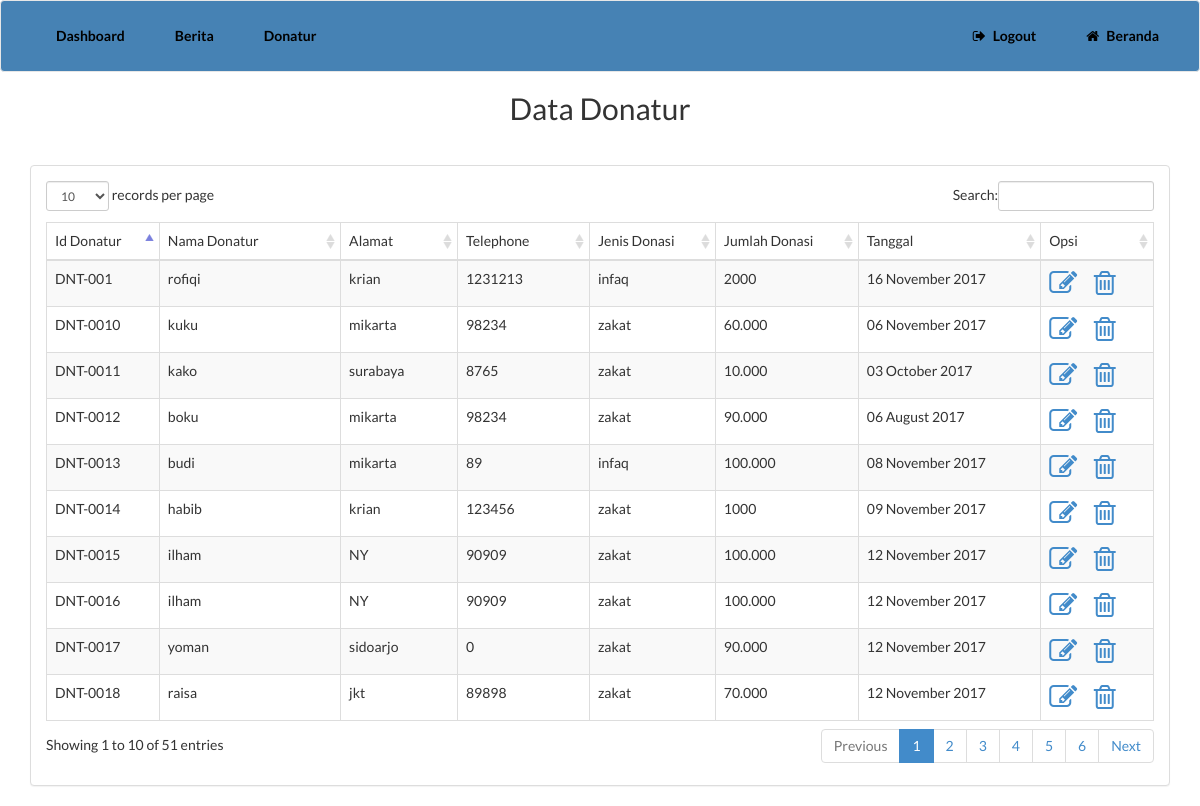
The page /administrator/admin/donatur.php (signed in) on the database its author committed.
### tables this page shows
CREATE TABLE IF NOT EXISTS `donatur` (
  `id_donatur` int(10) NOT NULL AUTO_INCREMENT,
  `nama` varchar(50) NOT NULL,
  `alamat` varchar(255) NOT NULL,
  `telephone` int(50) NOT NULL,
  `jenis_donasi` varchar(50) NOT NULL,
  `jumlah_donasi` varchar(20) NOT NULL,
  `tanggal` date NOT NULL,
  PRIMARY KEY (`id_donatur`)
);

### administrator/admin/donatur.php (the view, shortened to what this page needs)
<!doctype html>
<html>
<head>
  <link rel="stylesheet" href="asset/css/bootstrap.min.css" />
  <link rel="stylesheet" href="asset/css/dataTables.bootstrap.css" />
  <link rel="stylesheet" href="../asset/css/style.css">
  <link rel="stylesheet" href="../asset/font-awesome-4.7.0/css/font-awesome.min.css">
</head>
<body>
  <nav id="navbar" class="navbar navbar-default">
    <div class="container-fluid">
      <div class="collapse navbar-collapse" id="bs-example-navbar-collapse-1">
        <ul class="nav navbar-nav navbar-left">
          <li class="border"><a href="index.php">Dashboard<span class="sr-only">(current)</span></a></li>
          <li><a href="berita.php">Berita</a></li>
          <li><a href="donatur.php">Donatur</a></li>
        </ul>
        <ul class="nav navbar-nav navbar-right">
          <li><a href="../logout.php">
          <i class="fa fa-sign-out" aria-hidden="true">&ensp;</i>Logout</a></li>
          <li><a href="../../index.html">
          <i class="fa fa-home" aria-hidden="true">&ensp;</i>Beranda</a></li>
        </ul>
      </div>
    </div>
  </nav>
    <div class="donatur" id="donatur">
      <div class="container">
        <h2 class="text-center">Data Donatur</h2>
        <div class="row">
          <div class="col-lg-12 col-md-12">
            <div class="panel panel-default">
              <div class="panel-body">
                <div class="table-responsive">
                  <table class="table table-striped table-bordered table-hover" id="data">
                    <thead>
                      <tr>
                        <td>Id Donatur</td>
                        <td>Nama Donatur</td>
                        <td>Alamat</td>
                        <td>Telephone</td>
                        <td>Jenis Donasi</td>
                        <td>Jumlah Donasi</td>
                        <td>Tanggal</td>
                        <td>Opsi</td>
                      </tr>
                    </thead>
                    <?php
      $data = mysql_query ("SELECT * FROM donatur ORDER BY id_donatur DESC");
      while ($row=mysql_fetch_array($data)){
        ?>
        <tr>
            <td>DNT-00<?php echo $row["id_donatur"]; ?></td>
            <td><?php echo $row["nama"]; ?></td>
            <td><?php echo $row["alamat"]; ?></td>
            <td><?php echo $row["telephone"]; ?></td>
            <td><?php echo $row["jenis_donasi"]; ?></td>
            <td><?php echo $row["jumlah_donasi"]; ?></td>
            <td><?php echo date("d F Y", strtotime ($row["tanggal"]))?></td>
            <td>
                <a class="edit" href="edit-donatur.php?id=<?php echo $row["id_donatur"]; ?>"><i class="fa fa-pencil-square-o fa-2x" aria-hidden="true"></i></a>&ensp;&ensp;
                <a class="hapus" href="hapus-donatur.php?id=<?php echo $row["id_donatur"]; ?>"><i class="fa fa-trash-o fa-2x" aria-hidden="true"></i></a>
            </td>
       </tr>
       <?php } ?>
                  </table>
                </div>
              </div>
            </div>
          </div>
        </div>
      </div>
    </div>
</body>
</html>

### administrator/asset/css/style.css (style rules this page uses)
body { height: 0px; font-family: "lazismu"; font-weight: 400; }
h1, h2, h3, h4 { font-family: 'lato', sans-serif; font-weight: 400; }
a { font-family: 'lato', sans-serif; }
.navbar { background-color: #4682B4; font-weight: 700; }
.navbar a { color: #000 !important; margin: 10px; }
.donatur h2 { margin: 0px 0 40px; }

### rows shown on the page
donatur: id_donatur "18", nama "raisa", alamat "jkt", telephone "89898", jenis_donasi "zakat", jumlah_donasi "70.000", tanggal "12 November 2017"
donatur: id_donatur "17", nama "yoman", alamat "sidoarjo", telephone "0", jenis_donasi "zakat", jumlah_donasi "90.000", tanggal "12 November 2017"
donatur: id_donatur "16", nama "ilham", alamat "NY", telephone "90909", jenis_donasi "zakat", jumlah_donasi "100.000", tanggal "12 November 2017"
donatur: id_donatur "15", nama "ilham", alamat "NY", telephone "90909", jenis_donasi "zakat", jumlah_donasi "100.000", tanggal "12 November 2017"
donatur: id_donatur "14", nama "habib", alamat "krian", telephone "123456", jenis_donasi "zakat", jumlah_donasi "1000", tanggal "09 November 2017"
donatur: id_donatur "13", nama "budi", alamat "mikarta", telephone "89", jenis_donasi "infaq", jumlah_donasi "100.000", tanggal "08 November 2017"
donatur: id_donatur "12", nama "boku", alamat "mikarta", telephone "98234", jenis_donasi "zakat", jumlah_donasi "90.000", tanggal "06 August 2017"
donatur: id_donatur "11", nama "kako", alamat "surabaya", telephone "8765", jenis_donasi "zakat", jumlah_donasi "10.000", tanggal "03 October 2017"
donatur: id_donatur "10", nama "kuku", alamat "mikarta", telephone "98234", jenis_donasi "zakat", jumlah_donasi "60.000", tanggal "06 November 2017"
donatur: id_donatur "1", nama "rofiqi", alamat "krian", telephone "1231213", jenis_donasi "infaq", jumlah_donasi "2000", tanggal "16 November 2017"
